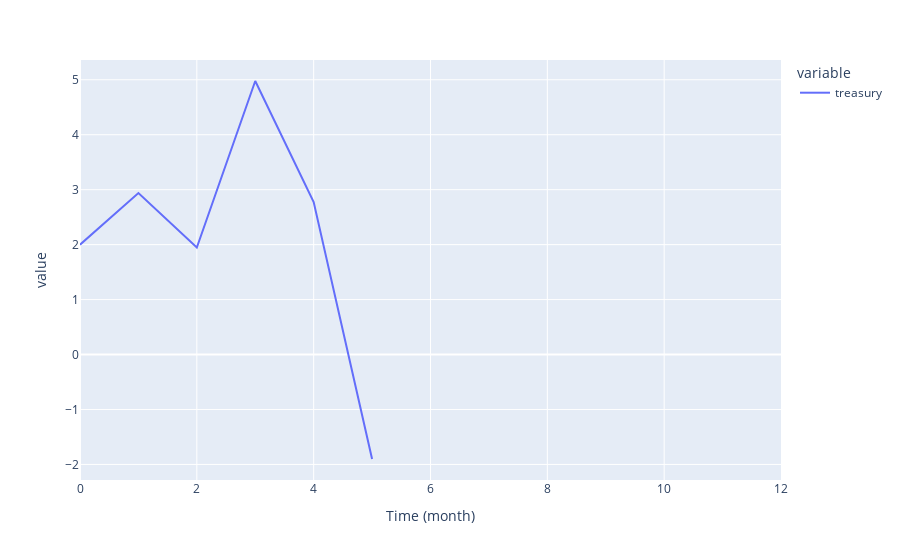

Notebook code for this chart:
### Markdown cell above
## story 2: a dao failed to sustain

### Code cell
fundmodel = {'curvetype':'constant','amount':5}

costmodel = {'curvetype':'fluctuation','mean':6,'noise':2}
incomemodel = {'curvetype':'fluctuation','mean':2,'noise':1}

daotreasury = 2 # initial treasury for every dao

# start simulation
Nstep = 12
var_df = runsimu(Nstep,daotreasury,{'costmodel':costmodel,'incomemodel':incomemodel,'fundmodel':fundmodel})
px.line(var_df,y=['treasury'])

### Figure 1 — Plotly figure (JSON) as saved in the notebook; plotly's stock layout.template omitted (floating-point values rounded to 4 significant figures)
{"data": [{"hovertemplate": "variable=treasury<br>Time (month)=%{x}<br>value=%{y}<extra></extra>", "legendgroup": "treasury", "line": {"color": "#636efa", "dash": "solid"}, "mode": "lines", "name": "treasury", "orientation": "v", "showlegend": true, "type": "scatter", "x": [0, 1, 2, 3, 4, 5, 6, 7, 8, 9, 10, 11, 12], "xaxis": "x", "y": [2, 2.939, 1.947, 4.978, 2.773, -1.901, null, null, null, null, null, null, null], "yaxis": "y"}], "layout": {"legend": {"title": {"text": "variable"}, "tracegroupgap": 0}, "margin": {"t": 60}, "xaxis": {"anchor": "y", "domain": [0, 1], "title": {"text": "Time (month)"}}, "yaxis": {"anchor": "x", "domain": [0, 1], "title": {"text": "value"}}}}
